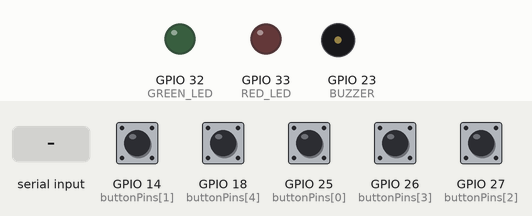
The sketch below on a simulated ESP32. Shown: output pins drawn as LEDs (lit = HIGH), buzzer (waves = sounding). Dashed ring = blinking. The inputs (shaded band) are chosen by the test bench; at power-on: GPIO 14 (buttonPins[1]), GPIO 18 (buttonPins[4]), GPIO 25 (buttonPins[0]), GPIO 26 (buttonPins[3]), GPIO 27 (buttonPins[2]) HIGH. What the sketch prints to the serial monitor is not drawn.

Above: at 1.2 s.
1.3 s: "MODE:BETTING\n" received over Serial
At 2.7 s:
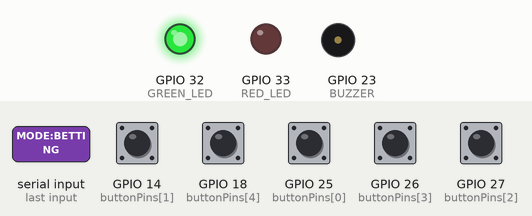
4.3 s: "RESULT:WIN\n" received over Serial
At 4.8 s:
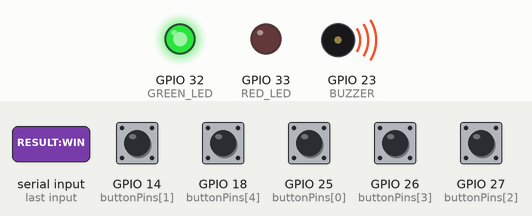
6.5 s: "RESULT:BUST\n" received over Serial
At 7.8 s:
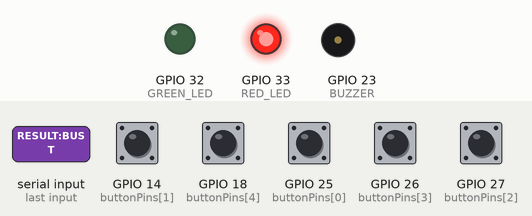
8.5 s: "MODE:WAIT_NFC\n" received over Serial
At 9.7 s:
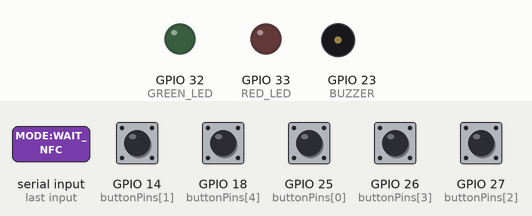
10.0 s: "MODE:PLAYING\n" received over Serial
At 10.75 s:
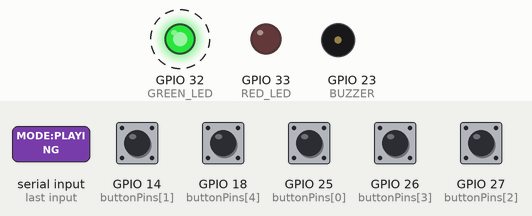
Timing chart, 0 to 17.0 s (numbered marks = the images above; inputs shaded):
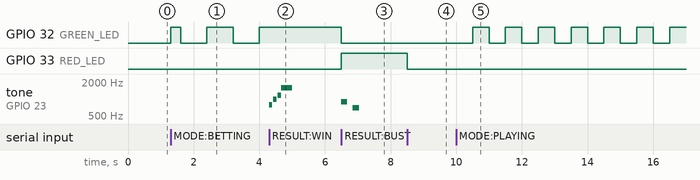

Measured:
- after the input at 1.3 s, GPIO 32 (GREEN_LED): goes HIGH 0.30 s, LOW 0.80 s, HIGH 0.80 s, LOW 0.80 s, then HIGH, starting at once
- after the input at 4.3 s, GPIO 32 (GREEN_LED): stays HIGH (without the input it goes to LOW after 0.50 s); tone on GPIO 23 (BUZZER): plays 784 Hz for 0.10 s, 988 Hz for 0.10 s, 1175 Hz for 0.11 s, 1568 Hz for 0.33 s, starting at once
- after the input at 6.5 s, GPIO 32 (GREEN_LED): HIGH → LOW at once; GPIO 33 (RED_LED): LOW → HIGH at once; tone on GPIO 23 (BUZZER): silent → 900 Hz at once, → silent 0.18 s later, → 700 Hz 0.16 s later, → silent 0.20 s later
- after the input at 8.5 s, GPIO 33 (RED_LED): HIGH → LOW at once
- after the input at 10.0 s, GPIO 32 (GREEN_LED): alternates HIGH for 0.50 s and LOW for 0.50 s, starting after 0.50 s

The sketch:

blackjack_controller.ino
```cpp
#include <Arduino.h>
#include <esp_arduino_version.h>

// =============================================
// OLYMPUS21 - ESP32 BLACKJACK CONTROLLER
// NFC + BETTING + GAMEPLAY + LED + PASSIVE BUZZER
// =============================================

// BUTTON PINS
// 25 = HIT (green)    / $5
// 14 = STAND (red)    / $10
// 27 = DOUBLE (blue)  / $50
// 26 = SPLIT (yellow) / $100
// 18 = ENTER: tap = place bet, hold 1s = clear bet

const int buttonPins[5] = {
  25, 14, 27, 26, 18
};

const int chipValues[4] = {
  5, 10, 50, 100
};

const char* actions[4] = {
  "HIT",
  "STAND",
  "DOUBLE",
  "SPLIT"
};

// OUTPUT PINS
const int GREEN_LED = 32;
const int RED_LED = 33;
const int BUZZER = 23;

// Change to false to mute
const bool SOUND_ENABLED = true;

// =============================================
// BUTTON DEBOUNCING
// =============================================

bool stableState[5];
bool lastReading[5];

unsigned long lastChange[5] = {0};
const unsigned long debounceMs = 40;

// =============================================
// CONTROLLER MODES
// =============================================

enum ControllerMode {
  WAIT_NFC,
  BETTING,
  PLAYING,
  RESULT
};

ControllerMode mode = WAIT_NFC;

enum ResultType {
  NONE,
  WIN,
  LOSS,
  PUSH
};

ResultType result = NONE;

bool confirmationPending = false;

unsigned long enterDownAt = 0;
const unsigned long clearHoldMs = 1000;

String incoming = "";

// =============================================
// PASSIVE BUZZER SOUND SYSTEM
// =============================================

// Each step has a frequency and duration.
// Frequency 0 means silence.

struct SoundStep {
  uint16_t frequency;
  uint16_t duration;
};

// =============================================
// WINNING SOUND - CELEBRATORY ARCADE FANFARE
// =============================================

const SoundStep winSound[] = {
  {784, 95},      // PA
  {0, 35},
  {988, 95},      // PA
  {0, 35},
  {1175, 110},    // RA
  {1568, 330}     // TAAA!
};

// =============================================
// LOSING SOUND - EXACTLY TWO BEEPS
// =============================================

const SoundStep loseSound[] = {
  {900, 180},
  {0, 160},
  {700, 200}
};

// Sound playback variables
const SoundStep* currentSound = nullptr;

int soundLength = 0;
int soundStep = 0;

bool soundActive = false;
unsigned long soundTimer = 0;

// =============================================
// ESP32 PWM BUZZER CONFIGURATION
// =============================================

const int BUZZER_CHANNEL = 0;

void initBuzzer() {

#if ESP_ARDUINO_VERSION_MAJOR >= 3

  ledcAttach(BUZZER, 2000, 8);
  ledcWriteTone(BUZZER, 0);

#else

  ledcSetup(BUZZER_CHANNEL, 2000, 8);
  ledcAttachPin(BUZZER, BUZZER_CHANNEL);
  ledcWriteTone(BUZZER_CHANNEL, 0);

#endif
}

void setTone(uint32_t frequency) {

#if ESP_ARDUINO_VERSION_MAJOR >= 3

  ledcWriteTone(BUZZER, frequency);

#else

  ledcWriteTone(BUZZER_CHANNEL, frequency);

#endif
}

// =============================================
// SOUND PLAYBACK
// =============================================

void stopSound() {
  soundActive = false;
  setTone(0);
}

void playSound(
  const SoundStep* pattern,
  int length
) {

  stopSound();

  if (!SOUND_ENABLED || length <= 0) {
    return;
  }

  currentSound = pattern;
  soundLength = length;

  soundStep = 0;
  soundTimer = millis();

  soundActive = true;

  setTone(currentSound[0].frequency);
}

void updateSound() {

  if (!soundActive) {
    return;
  }

  if (
    millis() - soundTimer >=
    currentSound[soundStep].duration
  ) {

    soundStep++;

    if (soundStep >= soundLength) {
      stopSound();
      return;
    }

    soundTimer = millis();

    setTone(currentSound[soundStep].frequency);
  }
}

// =============================================
// LED CONTROL
// =============================================

void updateLEDs() {

  switch (mode) {

    case WAIT_NFC:

      digitalWrite(GREEN_LED, LOW);
      digitalWrite(RED_LED, LOW);

      break;

    case BETTING:

      // Slow green blinking
      digitalWrite(
        GREEN_LED,
        (millis() / 800) % 2
      );

      digitalWrite(RED_LED, LOW);

      break;

    case PLAYING:

      // Normal green blinking
      digitalWrite(
        GREEN_LED,
        (millis() / 500) % 2
      );

      digitalWrite(RED_LED, LOW);

      break;

    case RESULT:

      if (result == WIN) {

        digitalWrite(GREEN_LED, HIGH);
        digitalWrite(RED_LED, LOW);

      }

      else if (result == LOSS) {

        digitalWrite(GREEN_LED, LOW);
        digitalWrite(RED_LED, HIGH);

      }

      else {

        digitalWrite(GREEN_LED, LOW);
        digitalWrite(RED_LED, LOW);

      }

      break;
  }
}

// =============================================
// COMMANDS FROM PYTHON BACKEND
// =============================================

void handleCommand(String command) {

  command.trim();

  // Wait for player NFC tag
  if (command == "MODE:WAIT_NFC") {

    mode = WAIT_NFC;
    result = NONE;

    confirmationPending = false;

    stopSound();
  }

  // NFC successfully scanned
  else if (command == "MODE:BETTING") {

    mode = BETTING;
    result = NONE;

    confirmationPending = false;

    stopSound();
  }

  // Bet accepted by backend
  else if (command == "MODE:PLAYING") {

    mode = PLAYING;
    result = NONE;

    confirmationPending = false;

    stopSound();
  }

  // Invalid bet or insufficient balance
  else if (command == "BET_REJECT") {

    if (mode == BETTING) {
      confirmationPending = false;
    }
  }

  // WIN: Celebratory melody
  else if (
    command == "RESULT:WIN" ||
    command == "RESULT:BLACKJACK"
  ) {

    mode = RESULT;
    result = WIN;

    playSound(
      winSound,
      sizeof(winSound) / sizeof(winSound[0])
    );
  }

  // LOSS: Two beeps
  else if (
    command == "RESULT:BUST" ||
    command == "RESULT:LOSE"
  ) {

    mode = RESULT;
    result = LOSS;

    playSound(
      loseSound,
      sizeof(loseSound) / sizeof(loseSound[0])
    );
  }

  // TIE: No sound
  else if (command == "RESULT:PUSH") {

    mode = RESULT;
    result = PUSH;

    stopSound();
  }
}

// =============================================
// SERIAL COMMUNICATION
// =============================================

void readSerialCommands() {

  while (Serial.available()) {

    char c = Serial.read();

    if (c == '\n') {

      handleCommand(incoming);

      incoming = "";
    }

    else if (c != '\r') {

      if (incoming.length() < 64) {
        incoming += c;
      }
    }
  }
}

// =============================================
// BUTTON HANDLING
// =============================================

void handleButton(int i) {

  // BETTING MODE
  if (mode == BETTING) {

    if (confirmationPending) {
      return;
    }

    // Four betting buttons
    if (i < 4) {

      Serial.print("BET_ADD:");
      Serial.println(chipValues[i]);
    }
  }

  // PLAYING MODE
  else if (mode == PLAYING) {

    if (i < 4) {
      Serial.println(actions[i]);
    }
  }

  // Buttons ignored in WAIT_NFC and RESULT
}

// Enter is handled on release: a tap confirms the bet,
// holding it for clearHoldMs clears the bet instead.
void handleEnter(unsigned long heldMs) {

  if (mode != BETTING || confirmationPending) {
    return;
  }

  if (heldMs >= clearHoldMs) {

    Serial.println("BET_CLEAR");
  }

  else {

    Serial.println("BET_CONFIRM");

    confirmationPending = true;
  }
}

// =============================================
// SETUP
// =============================================

void setup() {

  Serial.begin(115200);

  pinMode(GREEN_LED, OUTPUT);
  pinMode(RED_LED, OUTPUT);
  pinMode(BUZZER, OUTPUT);

  digitalWrite(GREEN_LED, LOW);
  digitalWrite(RED_LED, LOW);
  digitalWrite(BUZZER, LOW);

  // Initialize PWM for passive buzzer
  initBuzzer();

  // Initialize five buttons
  for (int i = 0; i < 5; i++) {

    pinMode(
      buttonPins[i],
      INPUT_PULLUP
    );

    stableState[i] =
      digitalRead(buttonPins[i]);

    lastReading[i] =
      stableState[i];
  }

  Serial.println("OLYMPUS21 READY!");
}

// =============================================
// MAIN LOOP
// =============================================

void loop() {

  // Read Python backend commands
  readSerialCommands();

  // Scan five pushbuttons
  for (int i = 0; i < 5; i++) {

    bool reading =
      digitalRead(buttonPins[i]);

    if (reading != lastReading[i]) {
      lastChange[i] = millis();
    }

    if (
      millis() - lastChange[i] >
      debounceMs
    ) {

      if (reading != stableState[i]) {

        stableState[i] = reading;

        if (stableState[i] == LOW) {

          if (i == 4) {
            enterDownAt = millis();
          } else {
            handleButton(i);
          }
        }

        else if (i == 4) {

          handleEnter(millis() - enterDownAt);
        }
      }
    }

    lastReading[i] = reading;
  }

  updateLEDs();
  updateSound();
}
```
